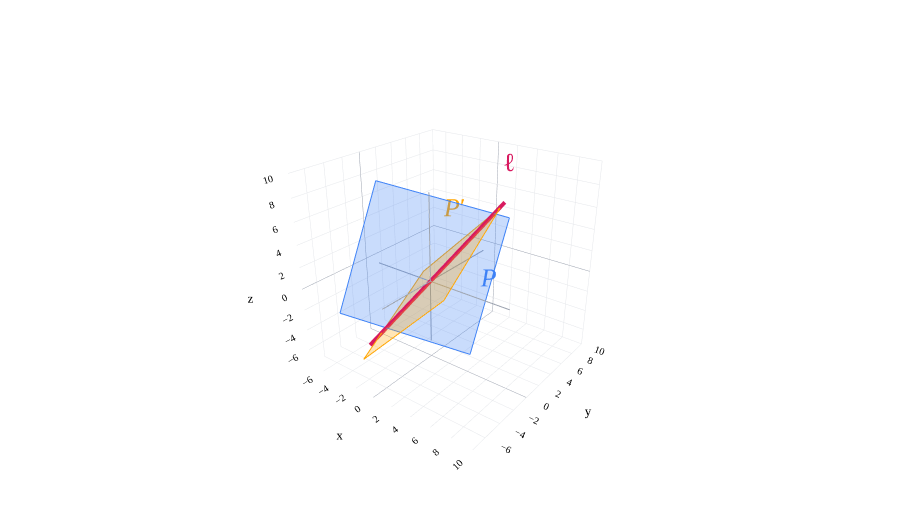

Notebook code for this chart:
### Markdown cell above
In our example, a vector $\begin{bmatrix}x\\y\\z\end{bmatrix}$ is in $\ell^\perp$ if

$$3x+4y+5z=0.$$

We can choose any values of $x$ and $y$ and solve for $z=-\frac{3x+4y}{5}$. For instance, choosing $x=1,y=-2$ gives $z=1$, while choosing $x=2,y=1$ gives $z=-2$. Thus we can use

$$\vec n_1=\begin{bmatrix}1\\-2\\1\end{bmatrix},\qquad
\vec n_2=\begin{bmatrix}2\\1\\-2\end{bmatrix}.$$

Both are perpendicular to $\begin{bmatrix}3\\4\\5\end{bmatrix}$, and they are not multiples of each other. The line is exactly the set of vectors orthogonal to both normals, so it is the solution set of

$$\begin{cases}x-2y+z=0,\\2x+y-2z=0.\end{cases}$$

What's happening geometrically? Each equation describes a plane:

$$P:\ x-2y+z=0,\qquad P':\ 2x+y-2z=0.$$

The line consists of the points on both planes. In other words,

$$\ell=P\cap P'.$$

The symbol $\cap$ means **intersection**.

### Code cell
def intersection_plot(normals,names):
    fig=base3()
    for normal,color in zip(normals,(BLUE,ORANGE)):
        plane3(fig,normal,color,0.28,bounds=(-5,7))
    v=np.array([3,4,5])
    line3(fig,-1.1*v,1.3*v,PINK,width=8)
    label_x = (5,-2) if normals[0] == (1,-2,1) else (1,-4)
    for normal,name,color,x,z in zip(normals,names,(BLUE,ORANGE),label_x,(-2,1)):
        y=-(normal[0]*x+normal[2]*z)/normal[1]
        fig.add_trace(go.Scatter3d(x=[x],y=[y],z=[z],mode='text',text=[name],textfont=dict(family='Palatino',size=26,color=color),hoverinfo='skip'))
    fig.add_trace(go.Scatter3d(x=[4.1],y=[5.5],z=[6.9],mode='text',text=['ℓ'],textfont=dict(family='Palatino',size=26,color=PINK),hoverinfo='skip'))
    return fig

fig=intersection_plot([(1,-2,1),(2,1,-2)],['<i>P</i>',"<i>P</i>′"])
fig.show()

### Figure 1 — Plotly figure (JSON) as saved in the notebook; plotly's stock layout.template omitted (floating-point values rounded to 4 significant figures)
{"data": [{"hoverinfo": "skip", "line": {"color": "#9ca3af", "dash": "solid", "width": 2}, "mode": "lines", "showlegend": false, "type": "scatter3d", "x": [-6.0, 8.0], "y": [-0.0, 0.0], "z": [-0.0, 0.0]}, {"hoverinfo": "skip", "line": {"color": "#9ca3af", "dash": "solid", "width": 2}, "mode": "lines", "showlegend": false, "type": "scatter3d", "x": [-0.0, 0.0], "y": [-6.0, 8.0], "z": [-0.0, 0.0]}, {"hoverinfo": "skip", "line": {"color": "#9ca3af", "dash": "solid", "width": 2}, "mode": "lines", "showlegend": false, "type": "scatter3d", "x": [-0.0, 0.0], "y": [-0.0, 0.0], "z": [-6.0, 8.0]}, {"color": "#3d81f6", "flatshading": true, "hoverinfo": "skip", "i": [0, 0], "j": [1, 2], "k": [2, 3], "lighting": {"ambient": 1, "diffuse": 0, "fresnel": 0, "roughness": 1, "specular": 0}, "opacity": 0.28, "showscale": false, "type": "mesh3d", "x": [4.564, 4.564, -6.39, -6.39], "y": [-0.4103, 4.956, 0.5745, -4.792], "z": [-5.385, 5.348, 7.539, -3.194]}, {"hoverinfo": "skip", "line": {"color": "#3d81f6", "dash": "solid", "width": 2}, "mode": "lines", "showlegend": false, "type": "scatter3d", "x": [4.564, 4.564], "y": [-0.4103, 4.956], "z": [-5.385, 5.348]}, {"hoverinfo": "skip", "line": {"color": "#3d81f6", "dash": "solid", "width": 2}, "mode": "lines", "showlegend": false, "type": "scatter3d", "x": [4.564, -6.39], "y": [4.956, 0.5745], "z": [5.348, 7.539]}, {"hoverinfo": "skip", "line": {"color": "#3d81f6", "dash": "solid", "width": 2}, "mode": "lines", "showlegend": false, "type": "scatter3d", "x": [-6.39, -6.39], "y": [0.5745, -4.792], "z": [7.539, -3.194]}, {"hoverinfo": "skip", "line": {"color": "#3d81f6", "dash": "solid", "width": 2}, "mode": "lines", "showlegend": false, "type": "scatter3d", "x": [-6.39, 4.564], "y": [-4.792, -0.4103], "z": [-3.194, -5.385]}, {"color": "orange", "flatshading": true, "hoverinfo": "skip", "i": [0, 0], "j": [1, 2], "k": [2, 3], "lighting": {"ambient": 1, "diffuse": 0, "fresnel": 0, "roughness": 1, "specular": 0}, "opacity": 0.28, "showscale": false, "type": "mesh3d", "x": [-4.714, 3.771, 6.6, -1.886], "y": [4.714, 4.714, -6.6, -6.6], "z": [-2.357, 6.128, 3.3, -5.185]}, {"hoverinfo": "skip", "line": {"color": "orange", "dash": "solid", "width": 2}, "mode": "lines", "showlegend": false, "type": "scatter3d", "x": [-4.714, 3.771], "y": [4.714, 4.714], "z": [-2.357, 6.128]}, {"hoverinfo": "skip", "line": {"color": "orange", "dash": "solid", "width": 2}, "mode": "lines", "showlegend": false, "type": "scatter3d", "x": [3.771, 6.6], "y": [4.714, -6.6], "z": [6.128, 3.3]}, {"hoverinfo": "skip", "line": {"color": "orange", "dash": "solid", "width": 2}, "mode": "lines", "showlegend": false, "type": "scatter3d", "x": [6.6, -1.886], "y": [-6.6, -6.6], "z": [3.3, -5.185]}, {"hoverinfo": "skip", "line": {"color": "orange", "dash": "solid", "width": 2}, "mode": "lines", "showlegend": false, "type": "scatter3d", "x": [-1.886, -4.714], "y": [-6.6, 4.714], "z": [-5.185, -2.357]}, {"hoverinfo": "skip", "line": {"color": "#d81a60", "dash": "solid", "width": 8}, "mode": "lines", "showlegend": false, "type": "scatter3d", "x": [-3.3, 3.9], "y": [-4.4, 5.2], "z": [-5.5, 6.5]}, {"hoverinfo": "skip", "mode": "text", "text": ["<i>P</i>"], "textfont": {"color": "#3d81f6", "family": "Palatino", "size": 26}, "type": "scatter3d", "x": [5], "y": [1.5], "z": [-2]}, {"hoverinfo": "skip", "mode": "text", "text": ["<i>P</i>′"], "textfont": {"color": "orange", "family": "Palatino", "size": 26}, "type": "scatter3d", "x": [-2], "y": [6.0], "z": [1]}, {"hoverinfo": "skip", "mode": "text", "text": ["ℓ"], "textfont": {"color": "#d81a60", "family": "Palatino", "size": 26}, "type": "scatter3d", "x": [4.1], "y": [5.5], "z": [6.9]}], "layout": {"autosize": true, "colorway": ["#3d81f6", "orange", "#d81a60"], "font": {"color": "black", "family": "Palatino", "size": 16}, "height": 520, "margin": {"b": 0, "l": 0, "r": 0, "t": 15}, "paper_bgcolor": "white", "plot_bgcolor": "white", "scene": {"aspectmode": "cube", "bgcolor": "white", "camera": {"eye": {"x": 1.6, "y": -2.1, "z": 1.3}}, "xaxis": {"backgroundcolor": "white", "dtick": 2, "gridcolor": "#e5e7eb", "range": [-7.6, 10], "showbackground": true, "showspikes": false, "tickfont": {"size": 11}, "title": {"font": {"size": 13}, "text": "x"}, "zerolinecolor": "#9ca3af"}, "yaxis": {"backgroundcolor": "white", "dtick": 2, "gridcolor": "#e5e7eb", "range": [-7.6, 10], "showbackground": true, "showspikes": false, "tickfont": {"size": 11}, "title": {"font": {"size": 13}, "text": "y"}, "zerolinecolor": "#9ca3af"}, "zaxis": {"backgroundcolor": "white", "dtick": 2, "gridcolor": "#e5e7eb", "range": [-7.6, 10], "showbackground": true, "showspikes": false, "tickfont": {"size": 11}, "title": {"font": {"size": 13}, "text": "z"}, "zerolinecolor": "#9ca3af"}}, "showlegend": false, "xaxis": {"gridcolor": "#e5e7eb", "zerolinecolor": "#9ca3af"}, "yaxis": {"gridcolor": "#e5e7eb", "zerolinecolor": "#9ca3af"}}}
